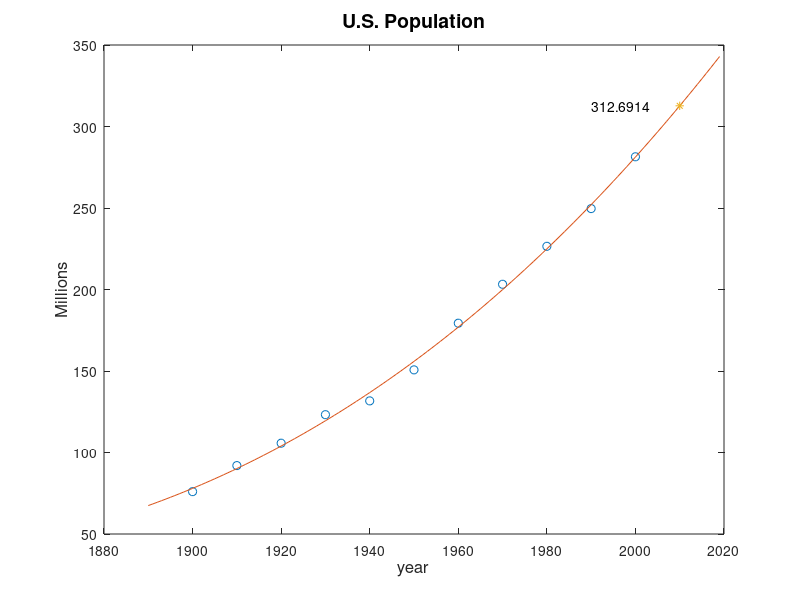

This figure's MATLAB source:
%CENSUS - example with census data
%          polynomial fit

%data
y = [ 75.995  91.972 105.711 123.203 131.669 150.697 ...
     179.323 203.212 226.505 249.633 281.422]';

t = (1900:10:2000)';   % census years
x = (1890:1:2019)';    % evaluation years 
w = 2010;              % prediction year

s=(t-1950)/50;
xs=(x-1950)/50;
cs=polyfit(s,y,3);
zs=polyval(cs,xs);
est=polyval(cs,(2010-1950)/50);
plot(t,y,'o',x,zs,'-',w,est,'*')
text(1990,est,num2str(est))
title('U.S. Population', 'FontSize', 14)
xlabel('year', 'FontSize', 12)
ylabel('Millions', 'FontSize', 12)
